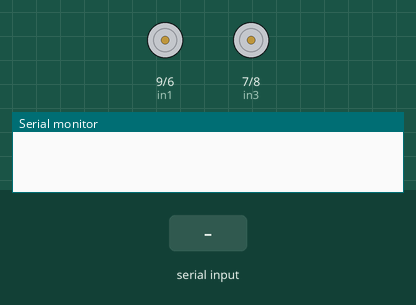
The sketch below on a simulated Arduino Uno, built with avr-gcc and run on an emulated ATmega328P. Parts: motor-driver pin pairs drawn as motors (green arrow = first pin HIGH = forward, orange = second pin HIGH = backward, longer = more drive, scaled by the enable pin), the last lines printed to the serial monitor. Inputs (shaded band) come from the test bench.

Above: at 1.2 s.
1.3 s: "forward" received over the second serial link
At 2.5 s:
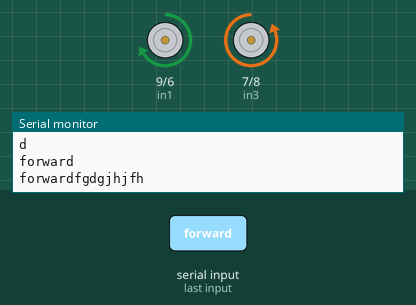
2.8 s: "backward" received over the second serial link
At 4.0 s:
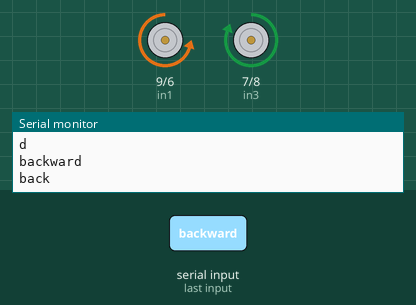
4.3 s: "left" received over the second serial link
At 5.2 s:
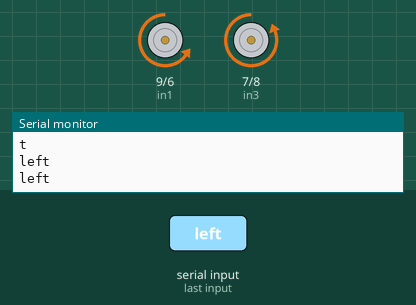
7.3 s: "right" received over the second serial link
At 7.8 s:
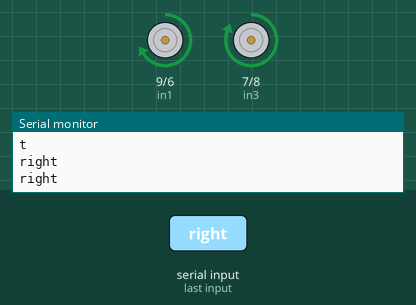
Timing chart, 0 to 10.8 s (numbered marks = the images above; inputs shaded):
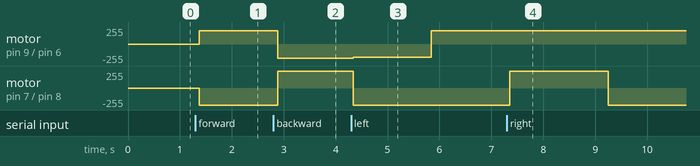

The sketch:

sirus.ino
```cpp
# include <SoftwareSerial.h>
String voice;
int enA=10;
int enB=5;
int in1=9;
int in2=6;
int in3=7;
int in4=8;


#define TxD 3
#define RxD 2

SoftwareSerial bluetoothSerial(TxD, RxD);

void setup()
{

bluetoothSerial.begin(9600);
Serial.begin(9600); //start serial communication
pinMode(enA,OUTPUT);
pinMode(enB,OUTPUT);
pinMode(in1,OUTPUT);
pinMode(in2,OUTPUT);
pinMode(2,OUTPUT);
pinMode(3,INPUT);
pinMode(in3,OUTPUT);
pinMode(in4,OUTPUT);

}

void loop()
{
  voice="";
  while (bluetoothSerial.available()){
    //Check if there is an available byte to read
     delay(10); //Delay added to make thing stable
    char c = bluetoothSerial.read();
     Serial.println(c);
    //Conduct a serial read
    if (c == '#') {break;} //Exit the loop when the # is detected after the word
    voice += c; //Shorthand for voice = voice + c
  }
  if (voice.length() > 0){
          Serial.println(voice);

    if(voice == "forward"){
      Serial.println("forwardfgdgjhjfh");
      analogWrite(enA,255);
      analogWrite(enB,255);
      analogWrite(in1,200);
      analogWrite(in2,0 );
      analogWrite(in3,0 );
      analogWrite(in4,255);
      delay(1000);
      }
    else if(voice == "backward"){
      Serial.println("back");
      analogWrite(enA,255);
      analogWrite(enB,255);
      analogWrite(in1,0);
      analogWrite(in2,215 );
      analogWrite(in3,255 );
      analogWrite(in4,0 );
      }
    else if(voice == "left") {
      Serial.println("left");
      analogWrite(enA,255);
      analogWrite(enB,255);
      analogWrite(in1,0 );
      analogWrite(in2,196);
      analogWrite(in3,0 );
      analogWrite(in4,255); /*left*/
            delay(1500);
      analogWrite(in1,196);
      analogWrite(in2,0 );
      analogWrite(in3,0 );
      analogWrite(in4,255 );
    }
    else if(voice == "right") {
      Serial.println("right");
      analogWrite(enA,255);
      analogWrite(enB,255);
      analogWrite(in1,196 );
      analogWrite(in2,0);
      analogWrite(in3,255 );
      analogWrite(in4,0);  /*right*/
            delay(1900);
      analogWrite(in1,196);
      analogWrite(in2,0 );
      analogWrite(in3,0 );
      analogWrite(in4,255 );
    }

    else if(voice == "stop") {
      Serial.println("stop");
      analogWrite(enA,0);
      analogWrite(enB,0);
      analogWrite(in1,0 );
      analogWrite(in2,0);
      analogWrite(in3,0 );
      analogWrite(in4,0);
    }

  voice=""; //Reset the variable after initiating
  }
}
```

Measured:
- after the input at 1.3 s, motor on pin 9 (in1) / pin 6 (in2): stopped → forward 200/255 after 0.07 s; motor on pin 7 (in3) / pin 8 (in4): stopped → backward 255/255 after 0.07 s
- after the input at 2.8 s, motor on pin 9 (in1) / pin 6 (in2): forward 200/255 → backward 215/255 after 0.08 s; motor on pin 7 (in3) / pin 8 (in4): backward 255/255 → forward 255/255 after 0.08 s
- after the input at 4.3 s, motor on pin 9 (in1) / pin 6 (in2): backward 215/255 → backward 196/255 at once, → forward 200/255 1.5 s later; motor on pin 7 (in3) / pin 8 (in4): forward 255/255 → backward 255/255 at once
- after the input at 7.3 s, motor on pin 7 (in3) / pin 8 (in4): backward 255/255 → forward 255/255 after 0.05 s, → backward 255/255 1.9 s later
